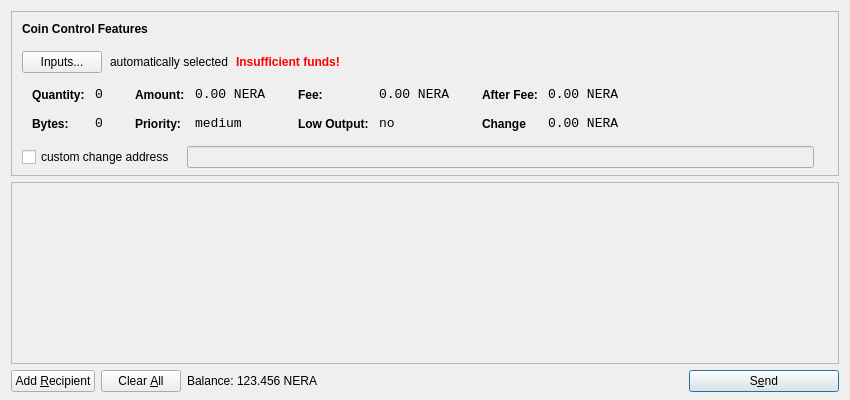
<?xml version="1.0" encoding="UTF-8"?>
<ui version="4.0">
 <class>SendCoinsDialog</class>
 <widget class="QDialog" name="SendCoinsDialog">
  <property name="geometry">
   <rect>
    <x>0</x>
    <y>0</y>
    <width>850</width>
    <height>400</height>
   </rect>
  </property>
  <property name="windowTitle">
   <string>Send Coins</string>
  </property>
  <layout class="QVBoxLayout" name="verticalLayout" stretch="0,1,0">
   <property name="bottomMargin">
    <number>8</number>
   </property>
   <item>
    <widget class="QFrame" name="frameCoinControl">
     <property name="sizePolicy">
      <sizepolicy hsizetype="Expanding" vsizetype="Expanding">
       <horstretch>0</horstretch>
       <verstretch>0</verstretch>
      </sizepolicy>
     </property>
     <property name="maximumSize">
      <size>
       <width>16777215</width>
       <height>16777215</height>
      </size>
     </property>
     <property name="frameShape">
      <enum>QFrame::StyledPanel</enum>
     </property>
     <property name="frameShadow">
      <enum>QFrame::Sunken</enum>
     </property>
     <layout class="QVBoxLayout" name="verticalLayoutCoinControl2">
      <property name="spacing">
       <number>-1</number>
      </property>
      <property name="leftMargin">
       <number>0</number>
      </property>
      <property name="topMargin">
       <number>0</number>
      </property>
      <property name="rightMargin">
       <number>0</number>
      </property>
      <property name="bottomMargin">
       <number>6</number>
      </property>
      <item>
       <layout class="QVBoxLayout" name="verticalLayoutCoinControl" stretch="0,0,0,0,1">
        <property name="spacing">
         <number>0</number>
        </property>
        <property name="leftMargin">
         <number>10</number>
        </property>
        <property name="topMargin">
         <number>10</number>
        </property>
        <item>
         <layout class="QHBoxLayout" name="horizontalLayoutCoinControl1">
          <property name="bottomMargin">
           <number>15</number>
          </property>
          <item>
           <widget class="QLabel" name="labelCoinControlFeatures">
            <property name="sizePolicy">
             <sizepolicy hsizetype="Preferred" vsizetype="Maximum">
              <horstretch>0</horstretch>
              <verstretch>0</verstretch>
             </sizepolicy>
            </property>
            <property name="font">
             <font>
              <weight>75</weight>
              <bold>true</bold>
             </font>
            </property>
            <property name="styleSheet">
             <string notr="true">font-weight:bold;</string>
            </property>
            <property name="text">
             <string>Coin Control Features</string>
            </property>
           </widget>
          </item>
         </layout>
        </item>
        <item>
         <layout class="QHBoxLayout" name="horizontalLayoutCoinControl2" stretch="0,0,0,0">
          <property name="spacing">
           <number>8</number>
          </property>
          <property name="bottomMargin">
           <number>10</number>
          </property>
          <item>
           <widget class="QPushButton" name="pushButtonCoinControl">
            <property name="styleSheet">
             <string notr="true"/>
            </property>
            <property name="text">
             <string>Inputs...</string>
            </property>
           </widget>
          </item>
          <item>
           <widget class="QLabel" name="labelCoinControlAutomaticallySelected">
            <property name="text">
             <string>automatically selected</string>
            </property>
            <property name="margin">
             <number>5</number>
            </property>
           </widget>
          </item>
          <item>
           <widget class="QLabel" name="labelCoinControlInsuffFunds">
            <property name="font">
             <font>
              <weight>75</weight>
              <bold>true</bold>
             </font>
            </property>
            <property name="styleSheet">
             <string notr="true">color:red;font-weight:bold;</string>
            </property>
            <property name="text">
             <string>Insufficient funds!</string>
            </property>
            <property name="margin">
             <number>5</number>
            </property>
           </widget>
          </item>
          <item>
           <spacer name="horizontalSpacerCoinControl">
            <property name="orientation">
             <enum>Qt::Horizontal</enum>
            </property>
            <property name="sizeHint" stdset="0">
             <size>
              <width>40</width>
              <height>1</height>
             </size>
            </property>
           </spacer>
          </item>
         </layout>
        </item>
        <item>
         <widget class="QWidget" name="widgetCoinControl" native="true">
          <property name="sizePolicy">
           <sizepolicy hsizetype="Preferred" vsizetype="Preferred">
            <horstretch>0</horstretch>
            <verstretch>0</verstretch>
           </sizepolicy>
          </property>
          <property name="minimumSize">
           <size>
            <width>0</width>
            <height>0</height>
           </size>
          </property>
          <property name="styleSheet">
           <string notr="true"/>
          </property>
          <layout class="QHBoxLayout" name="horizontalLayoutCoinControl5">
           <property name="margin">
            <number>0</number>
           </property>
           <item>
            <layout class="QHBoxLayout" name="horizontalLayoutCoinControl3" stretch="0,0,0,1">
             <property name="spacing">
              <number>20</number>
             </property>
             <property name="topMargin">
              <number>0</number>
             </property>
             <property name="bottomMargin">
              <number>10</number>
             </property>
             <item>
              <layout class="QFormLayout" name="formLayoutCoinControl1">
               <property name="horizontalSpacing">
                <number>10</number>
               </property>
               <property name="verticalSpacing">
                <number>14</number>
               </property>
               <property name="leftMargin">
                <number>10</number>
               </property>
               <property name="topMargin">
                <number>4</number>
               </property>
               <property name="rightMargin">
                <number>6</number>
               </property>
               <item row="0" column="0">
                <widget class="QLabel" name="labelCoinControlQuantityText">
                 <property name="styleSheet">
                  <string notr="true">font-weight:bold;</string>
                 </property>
                 <property name="text">
                  <string>Quantity:</string>
                 </property>
                 <property name="margin">
                  <number>0</number>
                 </property>
                </widget>
               </item>
               <item row="0" column="1">
                <widget class="QLabel" name="labelCoinControlQuantity">
                 <property name="font">
                  <font>
                   <family>Monospace</family>
                   <pointsize>10</pointsize>
                  </font>
                 </property>
                 <property name="cursor">
                  <cursorShape>IBeamCursor</cursorShape>
                 </property>
                 <property name="contextMenuPolicy">
                  <enum>Qt::ActionsContextMenu</enum>
                 </property>
                 <property name="text">
                  <string>0</string>
                 </property>
                 <property name="margin">
                  <number>0</number>
                 </property>
                 <property name="textInteractionFlags">
                  <set>Qt::LinksAccessibleByMouse|Qt::TextSelectableByKeyboard|Qt::TextSelectableByMouse</set>
                 </property>
                </widget>
               </item>
               <item row="1" column="0">
                <widget class="QLabel" name="labelCoinControlBytesText">
                 <property name="styleSheet">
                  <string notr="true">font-weight:bold;</string>
                 </property>
                 <property name="text">
                  <string>Bytes:</string>
                 </property>
                </widget>
               </item>
               <item row="1" column="1">
                <widget class="QLabel" name="labelCoinControlBytes">
                 <property name="font">
                  <font>
                   <family>Monospace</family>
                   <pointsize>10</pointsize>
                  </font>
                 </property>
                 <property name="cursor">
                  <cursorShape>IBeamCursor</cursorShape>
                 </property>
                 <property name="contextMenuPolicy">
                  <enum>Qt::ActionsContextMenu</enum>
                 </property>
                 <property name="text">
                  <string>0</string>
                 </property>
                 <property name="textInteractionFlags">
                  <set>Qt::LinksAccessibleByMouse|Qt::TextSelectableByKeyboard|Qt::TextSelectableByMouse</set>
                 </property>
                </widget>
               </item>
              </layout>
             </item>
             <item>
              <layout class="QFormLayout" name="formLayoutCoinControl2">
               <property name="horizontalSpacing">
                <number>10</number>
               </property>
               <property name="verticalSpacing">
                <number>14</number>
               </property>
               <property name="leftMargin">
                <number>6</number>
               </property>
               <property name="topMargin">
                <number>4</number>
               </property>
               <property name="rightMargin">
                <number>6</number>
               </property>
               <item row="0" column="0">
                <widget class="QLabel" name="labelCoinControlAmountText">
                 <property name="styleSheet">
                  <string notr="true">font-weight:bold;</string>
                 </property>
                 <property name="text">
                  <string>Amount:</string>
                 </property>
                 <property name="margin">
                  <number>0</number>
                 </property>
                </widget>
               </item>
               <item row="0" column="1">
                <widget class="QLabel" name="labelCoinControlAmount">
                 <property name="font">
                  <font>
                   <family>Monospace</family>
                   <pointsize>10</pointsize>
                  </font>
                 </property>
                 <property name="cursor">
                  <cursorShape>IBeamCursor</cursorShape>
                 </property>
                 <property name="contextMenuPolicy">
                  <enum>Qt::ActionsContextMenu</enum>
                 </property>
                 <property name="text">
                  <string>0.00 NERA</string>
                 </property>
                 <property name="textInteractionFlags">
                  <set>Qt::LinksAccessibleByMouse|Qt::TextSelectableByKeyboard|Qt::TextSelectableByMouse</set>
                 </property>
                </widget>
               </item>
               <item row="1" column="0">
                <widget class="QLabel" name="labelCoinControlPriorityText">
                 <property name="styleSheet">
                  <string notr="true">font-weight:bold;</string>
                 </property>
                 <property name="text">
                  <string>Priority:</string>
                 </property>
                </widget>
               </item>
               <item row="1" column="1">
                <widget class="QLabel" name="labelCoinControlPriority">
                 <property name="font">
                  <font>
                   <family>Monospace</family>
                   <pointsize>10</pointsize>
                  </font>
                 </property>
                 <property name="cursor">
                  <cursorShape>IBeamCursor</cursorShape>
                 </property>
                 <property name="contextMenuPolicy">
                  <enum>Qt::ActionsContextMenu</enum>
                 </property>
                 <property name="text">
                  <string>medium</string>
                 </property>
                 <property name="textInteractionFlags">
                  <set>Qt::LinksAccessibleByMouse|Qt::TextSelectableByKeyboard|Qt::TextSelectableByMouse</set>
                 </property>
                </widget>
               </item>
              </layout>
             </item>
             <item>
              <layout class="QFormLayout" name="formLayoutCoinControl3">
               <property name="horizontalSpacing">
                <number>10</number>
               </property>
               <property name="verticalSpacing">
                <number>14</number>
               </property>
               <property name="leftMargin">
                <number>6</number>
               </property>
               <property name="topMargin">
                <number>4</number>
               </property>
               <property name="rightMargin">
                <number>6</number>
               </property>
               <item row="0" column="0">
                <widget class="QLabel" name="labelCoinControlFeeText">
                 <property name="styleSheet">
                  <string notr="true">font-weight:bold;</string>
                 </property>
                 <property name="text">
                  <string>Fee:</string>
                 </property>
                 <property name="margin">
                  <number>0</number>
                 </property>
                </widget>
               </item>
               <item row="0" column="1">
                <widget class="QLabel" name="labelCoinControlFee">
                 <property name="font">
                  <font>
                   <family>Monospace</family>
                   <pointsize>10</pointsize>
                  </font>
                 </property>
                 <property name="cursor">
                  <cursorShape>IBeamCursor</cursorShape>
                 </property>
                 <property name="contextMenuPolicy">
                  <enum>Qt::ActionsContextMenu</enum>
                 </property>
                 <property name="text">
                  <string>0.00 NERA</string>
                 </property>
                 <property name="textInteractionFlags">
                  <set>Qt::LinksAccessibleByMouse|Qt::TextSelectableByKeyboard|Qt::TextSelectableByMouse</set>
                 </property>
                </widget>
               </item>
               <item row="1" column="0">
                <widget class="QLabel" name="labelCoinControlLowOutputText">
                 <property name="styleSheet">
                  <string notr="true">font-weight:bold;</string>
                 </property>
                 <property name="text">
                  <string>Low Output:</string>
                 </property>
                </widget>
               </item>
               <item row="1" column="1">
                <widget class="QLabel" name="labelCoinControlLowOutput">
                 <property name="font">
                  <font>
                   <family>Monospace</family>
                   <pointsize>10</pointsize>
                  </font>
                 </property>
                 <property name="cursor">
                  <cursorShape>IBeamCursor</cursorShape>
                 </property>
                 <property name="contextMenuPolicy">
                  <enum>Qt::ActionsContextMenu</enum>
                 </property>
                 <property name="text">
                  <string>no</string>
                 </property>
                 <property name="textInteractionFlags">
                  <set>Qt::LinksAccessibleByMouse|Qt::TextSelectableByKeyboard|Qt::TextSelectableByMouse</set>
                 </property>
                </widget>
               </item>
              </layout>
             </item>
             <item>
              <layout class="QFormLayout" name="formLayoutCoinControl4">
               <property name="horizontalSpacing">
                <number>10</number>
               </property>
               <property name="verticalSpacing">
                <number>14</number>
               </property>
               <property name="leftMargin">
                <number>6</number>
               </property>
               <property name="topMargin">
                <number>4</number>
               </property>
               <property name="rightMargin">
                <number>6</number>
               </property>
               <item row="0" column="0">
                <widget class="QLabel" name="labelCoinControlAfterFeeText">
                 <property name="styleSheet">
                  <string notr="true">font-weight:bold;</string>
                 </property>
                 <property name="text">
                  <string>After Fee:</string>
                 </property>
                 <property name="margin">
                  <number>0</number>
                 </property>
                </widget>
               </item>
               <item row="0" column="1">
                <widget class="QLabel" name="labelCoinControlAfterFee">
                 <property name="font">
                  <font>
                   <family>Monospace</family>
                   <pointsize>10</pointsize>
                  </font>
                 </property>
                 <property name="cursor">
                  <cursorShape>IBeamCursor</cursorShape>
                 </property>
                 <property name="contextMenuPolicy">
                  <enum>Qt::ActionsContextMenu</enum>
                 </property>
                 <property name="text">
                  <string>0.00 NERA</string>
                 </property>
                 <property name="textInteractionFlags">
                  <set>Qt::LinksAccessibleByMouse|Qt::TextSelectableByKeyboard|Qt::TextSelectableByMouse</set>
                 </property>
                </widget>
               </item>
               <item row="1" column="0">
                <widget class="QLabel" name="labelCoinControlChangeText">
                 <property name="styleSheet">
                  <string notr="true">font-weight:bold;</string>
                 </property>
                 <property name="text">
                  <string>Change</string>
                 </property>
                </widget>
               </item>
               <item row="1" column="1">
                <widget class="QLabel" name="labelCoinControlChange">
                 <property name="font">
                  <font>
                   <family>Monospace</family>
                   <pointsize>10</pointsize>
                  </font>
                 </property>
                 <property name="cursor">
                  <cursorShape>IBeamCursor</cursorShape>
                 </property>
                 <property name="contextMenuPolicy">
                  <enum>Qt::ActionsContextMenu</enum>
                 </property>
                 <property name="text">
                  <string>0.00 NERA</string>
                 </property>
                 <property name="textInteractionFlags">
                  <set>Qt::LinksAccessibleByMouse|Qt::TextSelectableByKeyboard|Qt::TextSelectableByMouse</set>
                 </property>
                </widget>
               </item>
              </layout>
             </item>
            </layout>
           </item>
          </layout>
         </widget>
        </item>
        <item>
         <layout class="QHBoxLayout" name="horizontalLayoutCoinControl4" stretch="0,0,0">
          <property name="spacing">
           <number>12</number>
          </property>
          <property name="sizeConstraint">
           <enum>QLayout::SetDefaultConstraint</enum>
          </property>
          <property name="topMargin">
           <number>5</number>
          </property>
          <property name="rightMargin">
           <number>5</number>
          </property>
          <item>
           <widget class="QCheckBox" name="checkBoxCoinControlChange">
            <property name="text">
             <string>custom change address</string>
            </property>
           </widget>
          </item>
          <item>
           <widget class="QLineEdit" name="lineEditCoinControlChange">
            <property name="enabled">
             <bool>false</bool>
            </property>
            <property name="sizePolicy">
             <sizepolicy hsizetype="Expanding" vsizetype="Fixed">
              <horstretch>0</horstretch>
              <verstretch>0</verstretch>
             </sizepolicy>
            </property>
           </widget>
          </item>
          <item>
           <widget class="QLabel" name="labelCoinControlChangeLabel">
            <property name="sizePolicy">
             <sizepolicy hsizetype="Preferred" vsizetype="Expanding">
              <horstretch>0</horstretch>
              <verstretch>0</verstretch>
             </sizepolicy>
            </property>
            <property name="minimumSize">
             <size>
              <width>0</width>
              <height>0</height>
             </size>
            </property>
            <property name="text">
             <string/>
            </property>
            <property name="margin">
             <number>3</number>
            </property>
           </widget>
          </item>
         </layout>
        </item>
        <item>
         <spacer name="verticalSpacerCoinControl">
          <property name="orientation">
           <enum>Qt::Vertical</enum>
          </property>
          <property name="sizeHint" stdset="0">
           <size>
            <width>800</width>
            <height>1</height>
           </size>
          </property>
         </spacer>
        </item>
       </layout>
      </item>
     </layout>
    </widget>
   </item>
   <item>
    <widget class="QScrollArea" name="scrollArea">
     <property name="widgetResizable">
      <bool>true</bool>
     </property>
     <widget class="QWidget" name="scrollAreaWidgetContents">
      <property name="geometry">
       <rect>
        <x>0</x>
        <y>0</y>
        <width>830</width>
        <height>165</height>
       </rect>
      </property>
      <layout class="QVBoxLayout" name="verticalLayout_2">
       <property name="margin">
        <number>0</number>
       </property>
       <item>
        <layout class="QVBoxLayout" name="entries">
         <property name="spacing">
          <number>6</number>
         </property>
        </layout>
       </item>
       <item>
        <spacer name="verticalSpacer">
         <property name="orientation">
          <enum>Qt::Vertical</enum>
         </property>
         <property name="sizeHint" stdset="0">
          <size>
           <width>20</width>
           <height>40</height>
          </size>
         </property>
        </spacer>
       </item>
      </layout>
     </widget>
    </widget>
   </item>
   <item>
    <layout class="QHBoxLayout" name="horizontalLayout">
     <item>
      <widget class="QPushButton" name="addButton">
       <property name="toolTip">
        <string>Send to multiple recipients at once</string>
       </property>
       <property name="text">
        <string>Add &amp;Recipient</string>
       </property>
       <property name="icon">
        <iconset resource="../bitcoin.qrc">
         <normaloff>:/icons/add</normaloff>:/icons/add</iconset>
       </property>
       <property name="autoDefault">
        <bool>false</bool>
       </property>
      </widget>
     </item>
     <item>
      <widget class="QPushButton" name="clearButton">
       <property name="sizePolicy">
        <sizepolicy hsizetype="Minimum" vsizetype="Fixed">
         <horstretch>0</horstretch>
         <verstretch>0</verstretch>
        </sizepolicy>
       </property>
       <property name="toolTip">
        <string>Remove all transaction fields</string>
       </property>
       <property name="text">
        <string>Clear &amp;All</string>
       </property>
       <property name="icon">
        <iconset resource="../bitcoin.qrc">
         <normaloff>:/icons/remove</normaloff>:/icons/remove</iconset>
       </property>
       <property name="autoRepeatDelay">
        <number>300</number>
       </property>
       <property name="autoDefault">
        <bool>false</bool>
       </property>
      </widget>
     </item>
     <item>
      <layout class="QHBoxLayout" name="horizontalLayout_2">
       <property name="spacing">
        <number>3</number>
       </property>
       <item>
        <widget class="QLabel" name="label">
         <property name="sizePolicy">
          <sizepolicy hsizetype="Preferred" vsizetype="Fixed">
           <horstretch>0</horstretch>
           <verstretch>0</verstretch>
          </sizepolicy>
         </property>
         <property name="text">
          <string>Balance:</string>
         </property>
        </widget>
       </item>
       <item>
        <widget class="QLabel" name="labelBalance">
         <property name="sizePolicy">
          <sizepolicy hsizetype="Preferred" vsizetype="Fixed">
           <horstretch>0</horstretch>
           <verstretch>0</verstretch>
          </sizepolicy>
         </property>
         <property name="cursor">
          <cursorShape>IBeamCursor</cursorShape>
         </property>
         <property name="text">
          <string>123.456 NERA</string>
         </property>
         <property name="textInteractionFlags">
          <set>Qt::LinksAccessibleByMouse|Qt::TextSelectableByKeyboard|Qt::TextSelectableByMouse</set>
         </property>
        </widget>
       </item>
      </layout>
     </item>
     <item>
      <spacer name="horizontalSpacer">
       <property name="orientation">
        <enum>Qt::Horizontal</enum>
       </property>
       <property name="sizeHint" stdset="0">
        <size>
         <width>40</width>
         <height>20</height>
        </size>
       </property>
      </spacer>
     </item>
     <item>
      <widget class="QPushButton" name="sendButton">
       <property name="minimumSize">
        <size>
         <width>150</width>
         <height>0</height>
        </size>
       </property>
       <property name="toolTip">
        <string>Confirm the send action</string>
       </property>
       <property name="text">
        <string>S&amp;end</string>
       </property>
       <property name="icon">
        <iconset resource="../bitcoin.qrc">
         <normaloff>:/icons/send</normaloff>:/icons/send</iconset>
       </property>
       <property name="default">
        <bool>true</bool>
       </property>
      </widget>
     </item>
    </layout>
   </item>
  </layout>
 </widget>
 <resources>
  <include location="../bitcoin.qrc"/>
 </resources>
 <connections/>
</ui>
